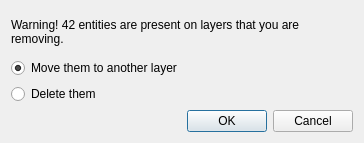
<?xml version="1.0" encoding="UTF-8"?>
<ui version="4.0">
 <class>RemoveLayerDialog</class>
 <widget class="QDialog" name="RemoveLayerDialog">
  <property name="geometry">
   <rect>
    <x>0</x>
    <y>0</y>
    <width>364</width>
    <height>143</height>
   </rect>
  </property>
  <property name="windowTitle">
   <string>Removing layers</string>
  </property>
  <layout class="QVBoxLayout" name="verticalLayout">
   <item>
    <layout class="QVBoxLayout" name="vertical_layout">
     <item>
      <widget class="QLabel" name="warning_label">
       <property name="text">
        <string>Warning! 42 entities are present on layers that you are removing.</string>
       </property>
       <property name="wordWrap">
        <bool>true</bool>
       </property>
      </widget>
     </item>
     <item>
      <widget class="QRadioButton" name="keep_radio_button">
       <property name="text">
        <string>Move them to another layer</string>
       </property>
       <property name="checked">
        <bool>true</bool>
       </property>
      </widget>
     </item>
     <item>
      <widget class="QRadioButton" name="remove_radio_button">
       <property name="text">
        <string>Delete them</string>
       </property>
      </widget>
     </item>
    </layout>
   </item>
   <item>
    <widget class="QDialogButtonBox" name="button_box">
     <property name="orientation">
      <enum>Qt::Horizontal</enum>
     </property>
     <property name="standardButtons">
      <set>QDialogButtonBox::Cancel|QDialogButtonBox::Ok</set>
     </property>
    </widget>
   </item>
  </layout>
 </widget>
 <resources/>
 <connections>
  <connection>
   <sender>button_box</sender>
   <signal>accepted()</signal>
   <receiver>RemoveLayerDialog</receiver>
   <slot>accept()</slot>
   <hints>
    <hint type="sourcelabel">
     <x>248</x>
     <y>254</y>
    </hint>
    <hint type="destinationlabel">
     <x>157</x>
     <y>274</y>
    </hint>
   </hints>
  </connection>
  <connection>
   <sender>button_box</sender>
   <signal>rejected()</signal>
   <receiver>RemoveLayerDialog</receiver>
   <slot>reject()</slot>
   <hints>
    <hint type="sourcelabel">
     <x>316</x>
     <y>260</y>
    </hint>
    <hint type="destinationlabel">
     <x>286</x>
     <y>274</y>
    </hint>
   </hints>
  </connection>
 </connections>
</ui>
